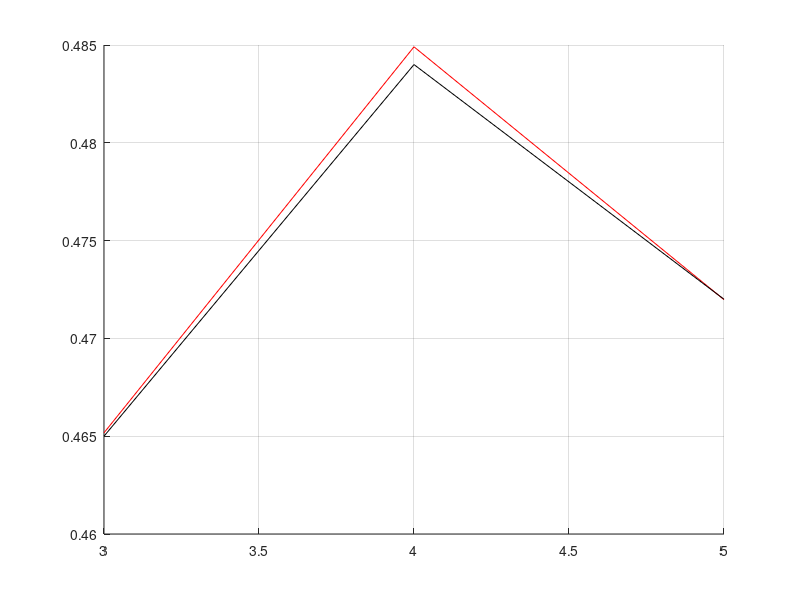

MATLAB code to generate this figure:
x = [3, 4, 5];
f = @(x) log(3*x) - sqrt(x); % Сама функция
L = @(x) -0.0155*x.^2 + 0.1275*x + 0.222; % полином Лагранжа

hold on, grid on
plot(x, f(x), "r", x, L(x), "k");
